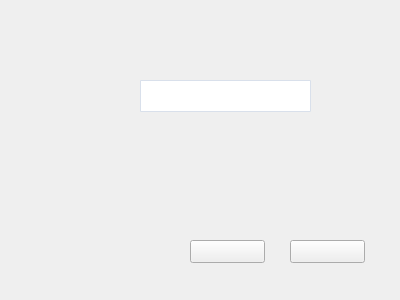
<?xml version="1.0" encoding="UTF-8"?>
<ui version="4.0">
 <class>AddPersonDlg</class>
 <widget class="QWidget" name="AddPersonDlg">
  <property name="geometry">
   <rect>
    <x>0</x>
    <y>0</y>
    <width>400</width>
    <height>300</height>
   </rect>
  </property>
  <property name="windowTitle">
   <string>Form</string>
  </property>
  <property name="styleSheet">
   <string notr="true">QComboBox#comboBox
{
	border: 1px solid #D9E0EB;
    padding: 0 10 0 10;
    border-radius: 1;
    color:#ADB9C7;

	font-size:12;
	font-family:&quot;PingFang SC&quot;;
	font-weight:400;
}

QComboBox#comboBox::drop-down
{
    width:30;
    border-left-width:0;
}


QComboBox#comboBox::down-arrow
{
    image: url(&quot;C:/Users/zhangting/Desktop/icon_dx.png&quot;);
}

QPushButton#pBtn_sure
{
	image: url(&quot;:/Assets/Image/AddPerson/btn_ensure.png&quot;);
}

QPushButton#pBtn_cancel
{
	image: url(&quot;:/Assets/Image/AddPerson/btn_cancel.png&quot;);
}




</string>
  </property>
  <widget class="QComboBox" name="comboBox">
   <property name="geometry">
    <rect>
     <x>140</x>
     <y>80</y>
     <width>171</width>
     <height>32</height>
    </rect>
   </property>
   <property name="minimumSize">
    <size>
     <width>0</width>
     <height>32</height>
    </size>
   </property>
   <property name="maximumSize">
    <size>
     <width>16777215</width>
     <height>32</height>
    </size>
   </property>
   <property name="duplicatesEnabled">
    <bool>false</bool>
   </property>
  </widget>
  <widget class="QPushButton" name="pBtn_sure">
   <property name="geometry">
    <rect>
     <x>190</x>
     <y>240</y>
     <width>75</width>
     <height>23</height>
    </rect>
   </property>
   <property name="text">
    <string/>
   </property>
  </widget>
  <widget class="QPushButton" name="pBtn_cancel">
   <property name="geometry">
    <rect>
     <x>290</x>
     <y>240</y>
     <width>75</width>
     <height>23</height>
    </rect>
   </property>
   <property name="text">
    <string/>
   </property>
  </widget>
 </widget>
 <resources/>
 <connections/>
</ui>
